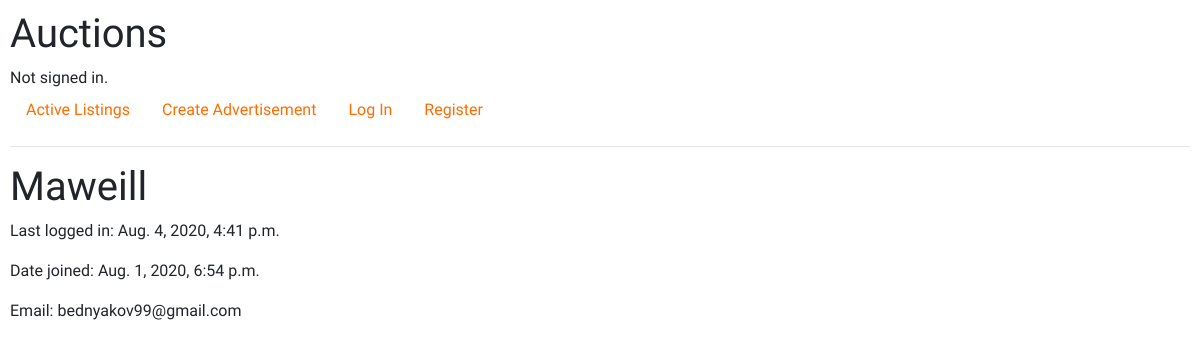
The app's page /accounts/Maweill, older data.
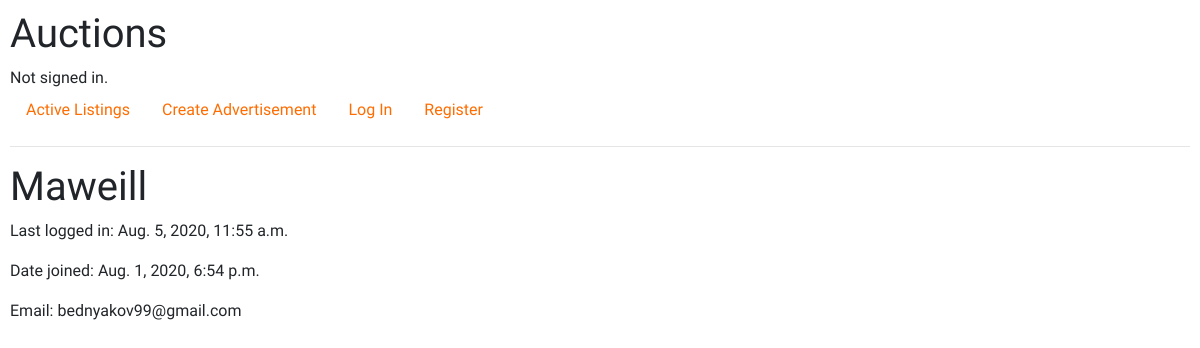
The same page, newer data.
### auctions/models.py (models this page shows)
class User(AbstractUser):
	pass

### auctions/views.py (the view)
# urls.py: path("accounts/<str:username>", views.profile, name="profile")
def profile(request, username):
    user = User.objects.get(username=username)
    return render(request, "auctions/profile.html", {
        "profile": user
        })

### auctions/templates/auctions/profile.html (shortened to what this page needs)
{% extends "auctions/layout.html" %}
{% block body %}
<h1>{{ profile.username }}</h1>
<div><p>Last logged in: {{ profile.last_login}}</p></div>
<div><p>Date joined: {{ profile.date_joined }}</p></div>
<div><p>Email: {{ profile.email }}</p></div>
{% endblock %}

### auctions/templates/auctions/layout.html (shortened to what this page needs)
{% load static %}
<!DOCTYPE html>
<html lang="en">
    <head>
        <link rel="stylesheet" href="https://stackpath.bootstrapcdn.com/bootstrap/4.4.1/css/bootstrap.min.css">
        <link href="{% static 'auctions/styles.css' %}" rel="stylesheet">
    </head>
    <body>
        <h1>Auctions</h1>
        <div>
            {% if user.is_authenticated %}
                Signed in as <strong>{{ user.username }}</strong>.
            {% else %}
                Not signed in.
            {% endif %}
        </div>
        <ul class="nav">
            <li class="nav-item">
                <a class="nav-link" href="{% url 'index' %}">Active Listings</a>
            </li>
            <li>
                <a class="nav-link" href="{% url 'create' %}">Create Advertisement<a/>
            </li>
            {% if user.is_authenticated %}
                <li class="nav-item">
                    <a class="nav-link" href="{% url 'logout' %}">Log Out</a>
                </li>
            {% else %}
                <li class="nav-item">
                    <a class="nav-link" href="{% url 'login' %}">Log In</a>
                </li>
                <li class="nav-item">
                    <a class="nav-link" href="{% url 'register' %}">Register</a>
                </li>
            {% endif %}
        </ul>
        <hr>
        {% block body %}
        {% endblock %}
    </body>
</html>

### auctions/static/auctions/styles.css (style rules this page uses)
body { padding: 10px; font-family: Mulish; }
a, a:hover { text-decoration: none; color: black; }
.nav-link { color: #ff6c00; }

Row changes from the older to the newer data that the page shows:
changed User "Maweill": last_login "Aug. 4, 2020, 4:41 p.m." → "Aug. 5, 2020, 11:55 a.m."
